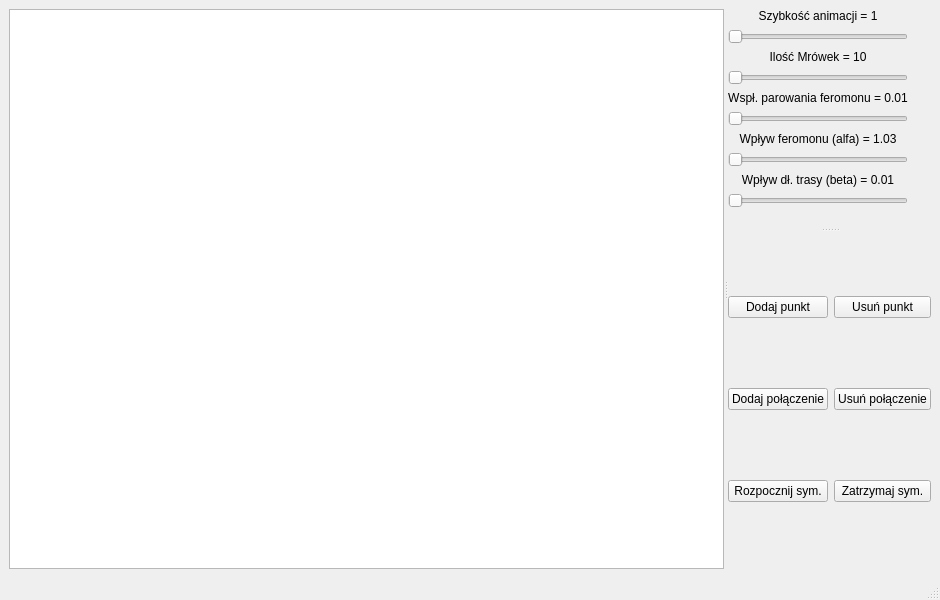
<?xml version="1.0" encoding="UTF-8"?>
<ui version="4.0">
 <class>MainWindow</class>
 <widget class="QMainWindow" name="MainWindow">
  <property name="geometry">
   <rect>
    <x>0</x>
    <y>0</y>
    <width>940</width>
    <height>600</height>
   </rect>
  </property>
  <property name="sizePolicy">
   <sizepolicy hsizetype="Fixed" vsizetype="Fixed">
    <horstretch>0</horstretch>
    <verstretch>0</verstretch>
   </sizepolicy>
  </property>
  <property name="windowTitle">
   <string>Algorytm Mrowkowy</string>
  </property>
  <property name="autoFillBackground">
   <bool>false</bool>
  </property>
  <widget class="QWidget" name="centralwidget">
   <property name="sizePolicy">
    <sizepolicy hsizetype="Fixed" vsizetype="Fixed">
     <horstretch>0</horstretch>
     <verstretch>0</verstretch>
    </sizepolicy>
   </property>
   <layout class="QGridLayout" name="gridLayout_3">
    <item row="0" column="0">
     <widget class="QSplitter" name="splitter_2">
      <property name="orientation">
       <enum>Qt::Horizontal</enum>
      </property>
      <widget class="QGraphicsView" name="graphicsView"/>
      <widget class="QSplitter" name="splitter">
       <property name="orientation">
        <enum>Qt::Vertical</enum>
       </property>
       <widget class="QWidget" name="verticalLayoutWidget">
        <layout class="QVBoxLayout" name="verticalLayout">
         <property name="sizeConstraint">
          <enum>QLayout::SetFixedSize</enum>
         </property>
         <item>
          <widget class="QLabel" name="label">
           <property name="layoutDirection">
            <enum>Qt::LeftToRight</enum>
           </property>
           <property name="text">
            <string>Szybkość animacji = 1</string>
           </property>
           <property name="alignment">
            <set>Qt::AlignCenter</set>
           </property>
          </widget>
         </item>
         <item>
          <widget class="QSlider" name="SzybkoscAnimacji">
           <property name="sizePolicy">
            <sizepolicy hsizetype="Expanding" vsizetype="Fixed">
             <horstretch>0</horstretch>
             <verstretch>0</verstretch>
            </sizepolicy>
           </property>
           <property name="cursor">
            <cursorShape>OpenHandCursor</cursorShape>
           </property>
           <property name="orientation">
            <enum>Qt::Horizontal</enum>
           </property>
          </widget>
         </item>
         <item>
          <widget class="QLabel" name="label_2">
           <property name="text">
            <string>Ilość Mrówek = 10</string>
           </property>
           <property name="alignment">
            <set>Qt::AlignCenter</set>
           </property>
          </widget>
         </item>
         <item>
          <widget class="QSlider" name="horizontalSlider">
           <property name="cursor">
            <cursorShape>OpenHandCursor</cursorShape>
           </property>
           <property name="orientation">
            <enum>Qt::Horizontal</enum>
           </property>
          </widget>
         </item>
         <item>
          <widget class="QLabel" name="label_3">
           <property name="text">
            <string>Wspł. parowania feromonu = 0.01</string>
           </property>
           <property name="alignment">
            <set>Qt::AlignCenter</set>
           </property>
          </widget>
         </item>
         <item>
          <widget class="QSlider" name="horizontalSlider_2">
           <property name="cursor">
            <cursorShape>OpenHandCursor</cursorShape>
           </property>
           <property name="orientation">
            <enum>Qt::Horizontal</enum>
           </property>
          </widget>
         </item>
         <item>
          <widget class="QLabel" name="label_4">
           <property name="text">
            <string>Wpływ feromonu (alfa) = 1.03</string>
           </property>
           <property name="alignment">
            <set>Qt::AlignCenter</set>
           </property>
          </widget>
         </item>
         <item>
          <widget class="QSlider" name="horizontalSlider_3">
           <property name="cursor">
            <cursorShape>OpenHandCursor</cursorShape>
           </property>
           <property name="orientation">
            <enum>Qt::Horizontal</enum>
           </property>
          </widget>
         </item>
         <item>
          <widget class="QLabel" name="label_5">
           <property name="text">
            <string>Wpływ dł. trasy (beta) = 0.01</string>
           </property>
           <property name="alignment">
            <set>Qt::AlignCenter</set>
           </property>
          </widget>
         </item>
         <item>
          <widget class="QSlider" name="horizontalSlider_4">
           <property name="enabled">
            <bool>true</bool>
           </property>
           <property name="cursor">
            <cursorShape>OpenHandCursor</cursorShape>
           </property>
           <property name="orientation">
            <enum>Qt::Horizontal</enum>
           </property>
          </widget>
         </item>
         <item>
          <widget class="QLabel" name="label_6">
           <property name="enabled">
            <bool>true</bool>
           </property>
           <property name="text">
            <string/>
           </property>
           <property name="alignment">
            <set>Qt::AlignCenter</set>
           </property>
          </widget>
         </item>
        </layout>
       </widget>
       <widget class="QWidget" name="gridLayoutWidget">
        <layout class="QGridLayout" name="gridLayout">
         <item row="2" column="1">
          <widget class="QPushButton" name="pushButton_4">
           <property name="cursor">
            <cursorShape>PointingHandCursor</cursorShape>
           </property>
           <property name="text">
            <string>Usuń połączenie</string>
           </property>
          </widget>
         </item>
         <item row="0" column="0">
          <widget class="QPushButton" name="pushButton">
           <property name="cursor">
            <cursorShape>PointingHandCursor</cursorShape>
           </property>
           <property name="text">
            <string>Dodaj punkt</string>
           </property>
          </widget>
         </item>
         <item row="2" column="0">
          <widget class="QPushButton" name="pushButton_3">
           <property name="cursor">
            <cursorShape>PointingHandCursor</cursorShape>
           </property>
           <property name="text">
            <string>Dodaj połączenie</string>
           </property>
          </widget>
         </item>
         <item row="0" column="1">
          <widget class="QPushButton" name="pushButton_2">
           <property name="cursor">
            <cursorShape>PointingHandCursor</cursorShape>
           </property>
           <property name="text">
            <string>Usuń punkt</string>
           </property>
          </widget>
         </item>
         <item row="3" column="0">
          <widget class="QPushButton" name="pushButton_5">
           <property name="cursor">
            <cursorShape>PointingHandCursor</cursorShape>
           </property>
           <property name="text">
            <string>Rozpocznij sym.</string>
           </property>
          </widget>
         </item>
         <item row="3" column="1">
          <widget class="QPushButton" name="pushButton_6">
           <property name="cursor">
            <cursorShape>PointingHandCursor</cursorShape>
           </property>
           <property name="text">
            <string>Zatrzymaj sym.</string>
           </property>
          </widget>
         </item>
        </layout>
       </widget>
      </widget>
     </widget>
    </item>
   </layout>
  </widget>
  <widget class="QMenuBar" name="menubar">
   <property name="geometry">
    <rect>
     <x>0</x>
     <y>0</y>
     <width>940</width>
     <height>22</height>
    </rect>
   </property>
  </widget>
  <widget class="QStatusBar" name="statusbar"/>
 </widget>
 <resources/>
 <connections/>
</ui>
